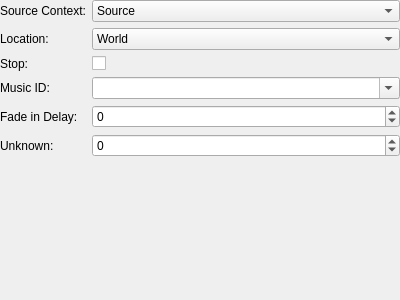
<?xml version="1.0" encoding="UTF-8"?>
<ui version="4.0">
 <class>ActionPlayBGM</class>
 <widget class="QWidget" name="ActionPlayBGM">
  <property name="geometry">
   <rect>
    <x>0</x>
    <y>0</y>
    <width>400</width>
    <height>300</height>
   </rect>
  </property>
  <layout class="QVBoxLayout" name="verticalLayout">
   <property name="leftMargin">
    <number>0</number>
   </property>
   <property name="topMargin">
    <number>0</number>
   </property>
   <property name="rightMargin">
    <number>0</number>
   </property>
   <property name="bottomMargin">
    <number>0</number>
   </property>
   <item>
    <layout class="QFormLayout" name="formLayout">
     <property name="fieldGrowthPolicy">
      <enum>QFormLayout::AllNonFixedFieldsGrow</enum>
     </property>
     <item row="0" column="0">
      <widget class="QLabel" name="lblSourceContext">
       <property name="text">
        <string>Source Context:</string>
       </property>
      </widget>
     </item>
     <item row="0" column="1">
      <widget class="QComboBox" name="sourceContext">
       <item>
        <property name="text">
         <string>Source</string>
        </property>
       </item>
       <item>
        <property name="text">
         <string>Party</string>
        </property>
       </item>
       <item>
        <property name="text">
         <string>All</string>
        </property>
       </item>
      </widget>
     </item>
     <item row="1" column="0">
      <widget class="QLabel" name="lblLocation">
       <property name="text">
        <string>Location:</string>
       </property>
      </widget>
     </item>
     <item row="1" column="1">
      <widget class="QComboBox" name="location">
       <item>
        <property name="text">
         <string>World</string>
        </property>
       </item>
       <item>
        <property name="text">
         <string>Channel</string>
        </property>
       </item>
       <item>
        <property name="text">
         <string>Instance</string>
        </property>
       </item>
       <item>
        <property name="text">
         <string>Zone</string>
        </property>
       </item>
      </widget>
     </item>
     <item row="3" column="0">
      <widget class="QLabel" name="lblMusicID">
       <property name="text">
        <string>Music ID:</string>
       </property>
      </widget>
     </item>
     <item row="3" column="1">
      <widget class="QComboBox" name="musicID">
       <property name="sizePolicy">
        <sizepolicy hsizetype="Expanding" vsizetype="Fixed">
         <horstretch>0</horstretch>
         <verstretch>0</verstretch>
        </sizepolicy>
       </property>
       <property name="editable">
        <bool>true</bool>
       </property>
      </widget>
     </item>
     <item row="4" column="0">
      <widget class="QLabel" name="lblFadeInDelay">
       <property name="text">
        <string>Fade in Delay:</string>
       </property>
      </widget>
     </item>
     <item row="4" column="1">
      <widget class="QSpinBox" name="fadeInDelay">
       <property name="minimum">
        <number>-2147483647</number>
       </property>
       <property name="maximum">
        <number>2147483647</number>
       </property>
      </widget>
     </item>
     <item row="5" column="0">
      <widget class="QLabel" name="lblUnknown">
       <property name="text">
        <string>Unknown:</string>
       </property>
      </widget>
     </item>
     <item row="5" column="1">
      <widget class="QSpinBox" name="unknown">
       <property name="minimum">
        <number>-2147483647</number>
       </property>
       <property name="maximum">
        <number>2147483647</number>
       </property>
      </widget>
     </item>
     <item row="2" column="0">
      <widget class="QLabel" name="lblIsStop">
       <property name="text">
        <string>Stop:</string>
       </property>
      </widget>
     </item>
     <item row="2" column="1">
      <widget class="QCheckBox" name="isStop"/>
     </item>
    </layout>
   </item>
  </layout>
 </widget>
 <resources/>
 <connections/>
</ui>
